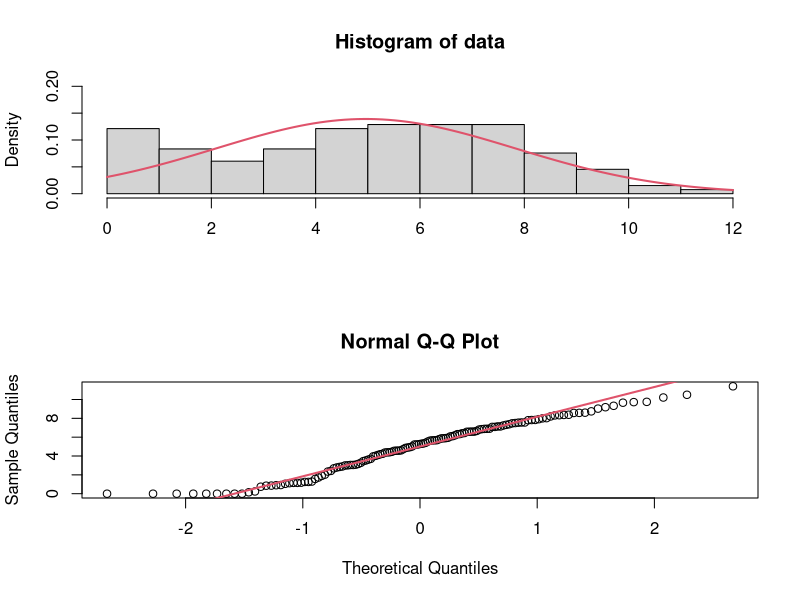
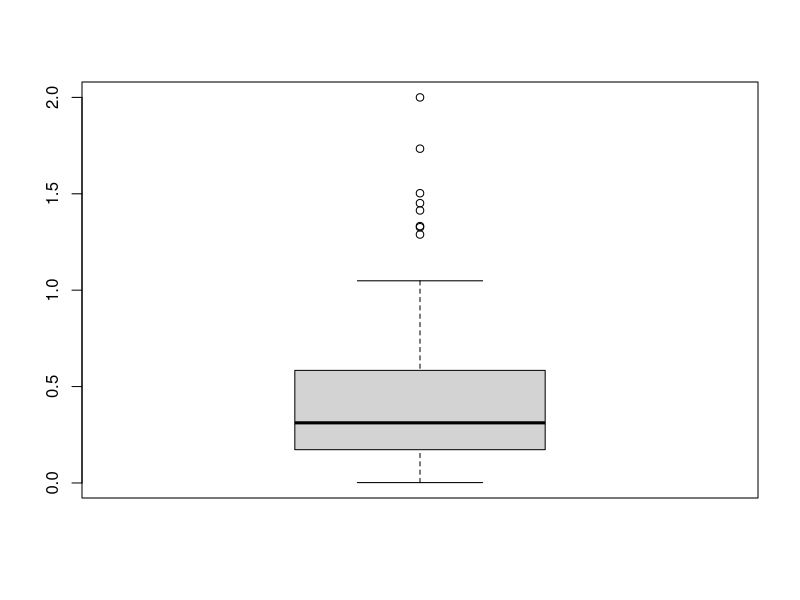

Write the R code that produced these figures, in order.
# EXERCISE 1
i <- 2:5
sum(i^3 + 2*i^2)
rm(list = ls())

# EXERCISE 2
i <- c(rep(1, 30), rep(5, 20), rep(9, 10))
idx <- seq(58)
sum(i[idx] - 3*i[idx + 1] - 2*i[idx + 2])
rm(list = ls())

# EXERCISE 3
sum(UCBAdmissions["Admitted", ,])
sum(UCBAdmissions["Rejected", ,])
sum(UCBAdmissions["Admitted", ,]) / sum(UCBAdmissions)
sum(UCBAdmissions["Rejected", ,]) / sum(UCBAdmissions)

prop.table(UCBAdmissions[, -1, ], margin = 2)
UCBAdmissions["Rejected", -1, ]

prop.table(UCBAdmissions[, , "A"], margin = 2)

# EXERCISE 4
# a
esoph_data <- data.frame(esoph)
esoph_data$smoker <- ifelse(esoph_data$tobgp == "0-9g/day", "No", "Yes")
esoph_data$smoker <- factor(esoph_data$smoker, levels = c("Yes", "No"))

# b
(classTable <- table(esoph_data$smoker, esoph_data$ncases > 0))

# c
(classTable[3] / classTable[1]) / (classTable[4] / classTable[2])
rm(list = ls())

# EXERCISE 5
# a
dnorm(3, 3, 5)
pnorm(2, 3, 5)

# b
pnorm(2, 3, 5) - dnorm(2, 3, 5)
pnorm(6, 3, 5) - pnorm(2.5, 3, 5)

# c
qnorm(0.9, 3, 5)

# EXERCISE 6
data <- Theoph$conc
par(mfrow = c(2, 1))
hist(data, freq = FALSE, ylim = c(0, 0.2), xlab = NULL)
curve(dnorm(x, mean(data), sd(data)), add = TRUE, col = 2, lwd = 2)
qqnorm(data)
qqline(data, col = 2, lwd = 2)
rm(list = ls())
dev.off()

# EXERCISE 7
sample <- rexp(100, 2)
# a
median(sample)
IQR(sample)

# b
boxplot(sample)

# c
noutliers <- function(vector) {
  Q1 <- quantile(vector, 0.25)
  Q3 <- quantile(vector, 0.75)
  
  IQR <- Q3 - Q1
  
  lower_bound <- Q1 - 1.5 * IQR
  upper_bound <- Q3 + 1.5 * IQR
  
  outliers <- vector[vector < lower_bound | vector > upper_bound]
  
  low_extreme <- sum(outliers < lower_bound)
  low_not_extreme <- sum(outliers >= lower_bound & outliers < Q1)
  
  high_extreme <- sum(outliers > upper_bound)
  high_not_extreme <- sum(outliers <= upper_bound & outliers > Q3)
  
  result <- list(
    Low_Extreme = low_extreme,
    Low_Not_Extreme = low_not_extreme,
    High_Extreme = high_extreme,
    High_Not_Extreme = high_not_extreme
  )
  
  return(result)
}
noutliers(sample)